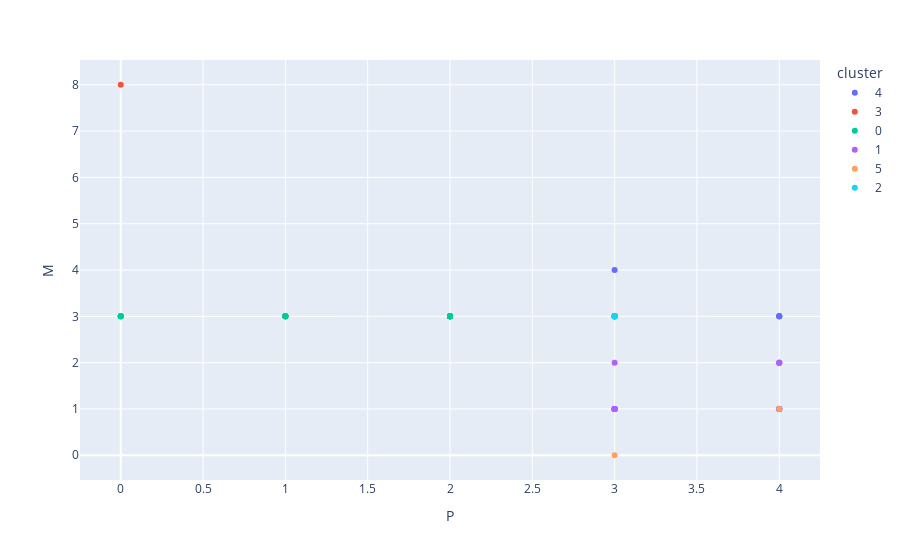

Notebook code for this chart:
### Markdown cell above
Create the P vs M scatterplot.

### Code cell
px.scatter(dataframe,x = "P",y = "M",color = "cluster")

#<xml xmlns="https://developers.google.com/blockly/xml"><variables><variable id="o]8d]RxO,Gcx(.ogOS#{">px</variable><variable id="w0MtU$GK$_0i(vCQ@}s{">dataframe</variable></variables><block type="varDoMethod" id="Dn5fvKUj5b*)^9)1eTd8" x="-72" y="81"><mutation items="4"></mutation><field name="VAR" id="o]8d]RxO,Gcx(.ogOS#{">px</field><field name="MEMBER">scatter</field><data>px:scatter</data><value name="ADD0"><block type="variables_get" id="j7;K-#L?vCt~imZ?=Oax"><field name="VAR" id="w0MtU$GK$_0i(vCQ@}s{">dataframe</field></block></value><value name="ADD1"><block type="dummyOutputCodeBlock" id="Od4~8dz?HlhMIYS8s~gV"><field name="CODE">x = "P"</field></block></value><value name="ADD2"><block type="dummyOutputCodeBlock" id="pwXKi)V{FZ:PE[jU!H,r"><field name="CODE">y = "M"</field></block></value><value name="ADD3"><block type="dummyOutputCodeBlock" id="-O+U-Gyb3EVUUL/h0pO?"><field name="CODE">color = "cluster"</field></block></value></block></xml>

### Figure 1 — Plotly figure (JSON) as saved in the notebook; plotly's stock layout.template omitted (floating-point values rounded to 4 significant figures)
{"data": [{"hovertemplate": "cluster=4<br>P=%{x}<br>M=%{y}<extra></extra>", "legendgroup": "4", "marker": {"color": "#636efa", "symbol": "circle"}, "mode": "markers", "name": "4", "orientation": "v", "showlegend": true, "type": "scatter", "x": [3, 4, 3, 4, 3, 2, 2, 1, 2, 2, 2, 4, 4, 3], "xaxis": "x", "y": [4, 3, 3, 3, 3, 3, 3, 3, 3, 3, 3, 3, 3, 3], "yaxis": "y"}, {"hovertemplate": "cluster=3<br>P=%{x}<br>M=%{y}<extra></extra>", "legendgroup": "3", "marker": {"color": "#EF553B", "symbol": "circle"}, "mode": "markers", "name": "3", "orientation": "v", "showlegend": true, "type": "scatter", "x": [0], "xaxis": "x", "y": [8], "yaxis": "y"}, {"hovertemplate": "cluster=0<br>P=%{x}<br>M=%{y}<extra></extra>", "legendgroup": "0", "marker": {"color": "#00cc96", "symbol": "circle"}, "mode": "markers", "name": "0", "orientation": "v", "showlegend": true, "type": "scatter", "x": [2, 3, 2, 2, 2, 2, 2, 2, 1, 1, 1, 1, 0, 0, 0, 0, 0, 1, 1], "xaxis": "x", "y": [3, 3, 3, 3, 3, 3, 3, 3, 3, 3, 3, 3, 3, 3, 3, 3, 3, 3, 3], "yaxis": "y"}, {"hovertemplate": "cluster=1<br>P=%{x}<br>M=%{y}<extra></extra>", "legendgroup": "1", "marker": {"color": "#ab63fa", "symbol": "circle"}, "mode": "markers", "name": "1", "orientation": "v", "showlegend": true, "type": "scatter", "x": [4, 4, 4, 4, 4, 4, 3, 3, 3, 4, 3, 3, 4, 3, 3, 3, 3, 3, 4, 4, 3], "xaxis": "x", "y": [2, 2, 2, 2, 1, 1, 1, 1, 1, 1, 1, 1, 1, 1, 1, 1, 1, 1, 1, 1, 2], "yaxis": "y"}, {"hovertemplate": "cluster=5<br>P=%{x}<br>M=%{y}<extra></extra>", "legendgroup": "5", "marker": {"color": "#FFA15A", "symbol": "circle"}, "mode": "markers", "name": "5", "orientation": "v", "showlegend": true, "type": "scatter", "x": [3, 4], "xaxis": "x", "y": [0, 1], "yaxis": "y"}, {"hovertemplate": "cluster=2<br>P=%{x}<br>M=%{y}<extra></extra>", "legendgroup": "2", "marker": {"color": "#19d3f3", "symbol": "circle"}, "mode": "markers", "name": "2", "orientation": "v", "showlegend": true, "type": "scatter", "x": [3, 3, 3, 3, 3, 3, 3, 3, 3], "xaxis": "x", "y": [3, 3, 3, 3, 3, 3, 3, 3, 3], "yaxis": "y"}], "layout": {"legend": {"title": {"text": "cluster"}, "tracegroupgap": 0}, "margin": {"t": 60}, "xaxis": {"anchor": "y", "domain": [0, 1], "title": {"text": "P"}}, "yaxis": {"anchor": "x", "domain": [0, 1], "title": {"text": "M"}}}}
